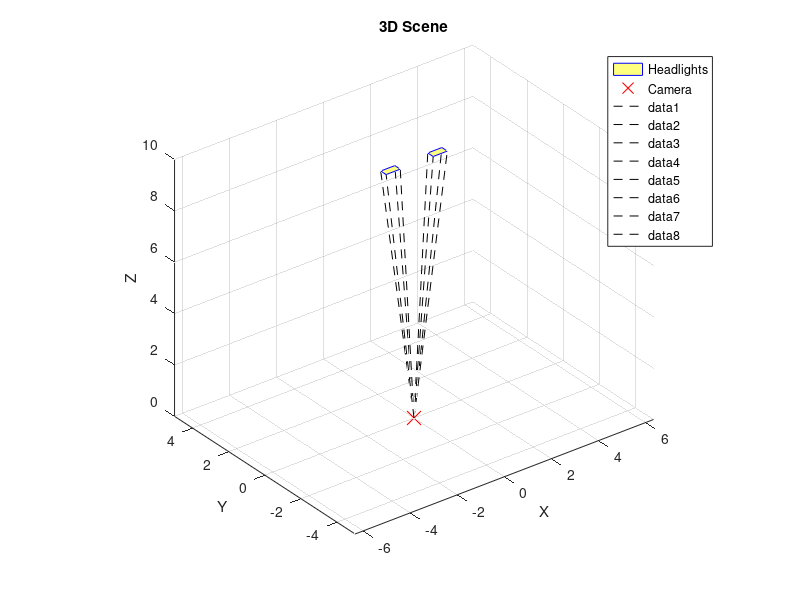
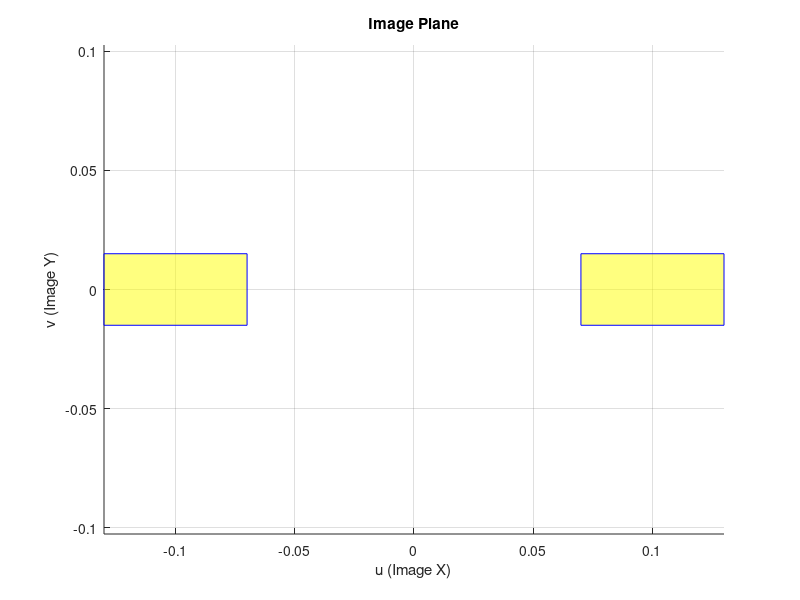

MATLAB code to generate these figures, in order: (Note: this script raises an error after producing the figures.)
clc;
clear;


focal_length = 1;
camera_position = [0, 0, 0];
orientation_deg = 0;          % rotacion respecto a Y (°)
horizontal_displacement = 0; % Traslacion respecto a X
vehicle_distance = 10;
headlight_width = 0.6;
headlight_height = 0.3;
headlight_separation = 2;     


rectangle_points = [-headlight_width/2, -headlight_height/2, 0;
                     headlight_width/2, -headlight_height/2, 0;
                     headlight_width/2,  headlight_height/2, 0;
                    -headlight_width/2,  headlight_height/2, 0];
scene_points = [rectangle_points + [-headlight_separation/2, 0, 0];
                rectangle_points + [ headlight_separation/2, 0, 0]];
faces = [1, 2, 3, 4; 5, 6, 7, 8];

rotation = [cosd(orientation_deg), 0, sind(orientation_deg);
            0, 1, 0;
           -sind(orientation_deg), 0, cosd(orientation_deg)];
scene_points = scene_points * rotation.';
scene_points = scene_points + [horizontal_displacement, 0, vehicle_distance];
if any(scene_points(:,3) <= 0)
    error('All rectangle vertices must be in front of the camera (Z > 0).');
end

% Display 3D
figure(1);
clf;
patch('Vertices', scene_points, 'Faces', faces, ...
      'FaceColor', 'y', 'FaceAlpha', 0.5, 'EdgeColor', 'b');
title('3D Scene');
xlabel('X');
ylabel('Y');
zlabel('Z');
grid on;
axis equal;
view(3);
hold on;
plot3(camera_position(1), camera_position(2), camera_position(3), 'rx', 'MarkerSize', 10);
legend('Headlights', 'Camera');
for i = 1:size(scene_points, 1)
    plot3([camera_position(1), scene_points(i,1)], [camera_position(2), scene_points(i,2)], [camera_position(3), scene_points(i,3)], 'k--');
end
hold off;

% Step 2: Apply the pinhole camera model to each rectangle vertex.
image_plane = [];
for i = 1:size(scene_points, 1)
    X = scene_points(i, 1);
    Y = scene_points(i, 2);
    Z = scene_points(i, 3);
    u = (focal_length / Z) * X; % Horizontal 1D pinhole model.
    v = (focal_length / Z) * Y; % Retained to display shape and height.
    image_plane = [image_plane; u, v];
end

% Step 3: Display the projected rectangles (perspective quadrilaterals).
figure(2);
clf;
patch('Vertices', image_plane, 'Faces', faces, ...
      'FaceColor', 'y', 'FaceAlpha', 0.5, 'EdgeColor', 'b');
title('Image Plane');
xlabel('u (Image X)');
ylabel('v (Image Y)');
grid on;
axis equal;
hold on;
xline(0, 'r');
yline(0, 'r');
hold off;
